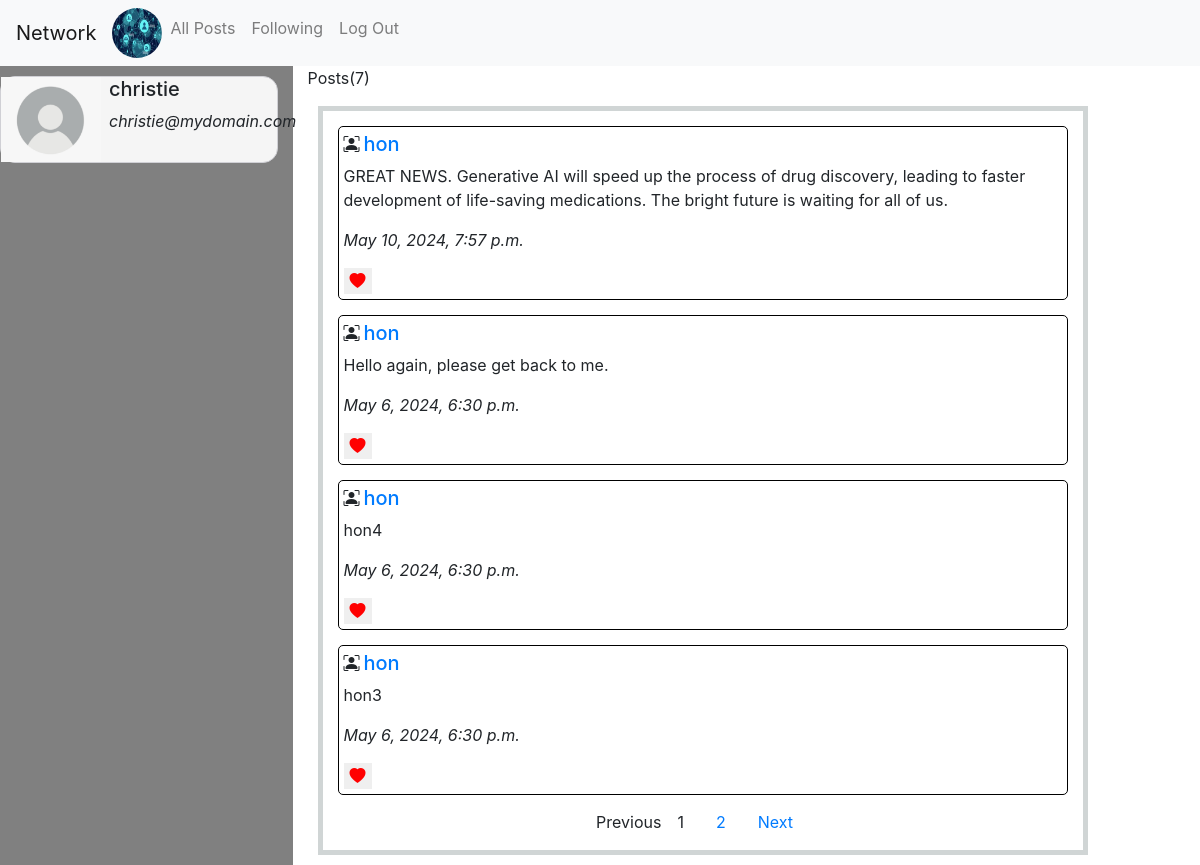
The app's page /following (signed in) with its own data.
### network/models.py (models this page shows)
class User(AbstractUser):
    pass

class Post(models.Model):
    poster=models.ForeignKey(User,on_delete=models.CASCADE,related_name="posts")
    content=models.TextField()
    timestamp=models.DateTimeField(auto_now_add=True)

### network/views.py (the view)
# urls.py: path('following',views.following,name="following"),
def following(request):
    if request.user.is_authenticated:
        all_users_i_follow = User.objects.filter(followers__follower=request.user)
        all_users_posts=[]
        all_users_posts=Post.objects.filter(poster__in=all_users_i_follow)
        post_counts=len(all_users_posts)
        all_users_posts=all_users_posts.order_by('-timestamp')
        logging.debug(f'all_users_posts::{all_users_posts}')
        paginator = Paginator(all_users_posts, 4)
        page = request.GET.get('page', 1)
        try:
            all_users_posts = paginator.page(page)
        except PageNotAnInteger:
            all_users_posts = paginator.page(1)
        except EmptyPage:
            all_users_posts = paginator.page(paginator.num_pages)
    return render(request,'network/following.html',{'posts':all_users_posts,'post_counts':post_counts})

### network/templates/network/following.html (shortened to what this page needs)
{% extends "network/layout.html" %} {%block title%}
{% load static %}llowing Page{%endblock%}
{%block body %}
<div class="following-container row">
<div class="col-3 left">
   {%if request.user.is_authenticated %}
      <div class="d-flex person">
         <img src="{% static 'network/images/person.png' %}" alt='person' width="100" height="85" />
         <div class="sub-person ml-2">
            <h5>{{request.user.username}}</h5>
            <p><i>{{request.user.email}}</i></p>
         </div>
      </div>
      {%else%}
      <p>You're not logged in.</p>
   {% endif %}
</div>
<div class="col-8">
   {%if post_counts%}
   <p>Posts({{ post_counts}})</p>
   {%endif%}
   {%if posts%}
<div class="new-post">
   {%for post in posts%}
   <div class="sub-new-post">
      <div class="d-flex">
         <i class="bi bi-person-bounding-box"></i><h5 class="mx-1"><a href="{% url 'profile' post.poster.id %}">{{post.poster.username}}</a></h5>
      </div>
      <p class="original-content">{{post.content}}</p>
      <p><i>{{post.timestamp}}</i></p>
      <div class="like">
         <button type="button" data-post-id="{{ post.id }}" class="like-btn liked" id="btnLike">
         <i class="bi bi-heart-fill heart" id="heart-icon-{{ post.id }}"></i>
       </button>
     </div>
   </div>
   {%endfor%}
   <div class="pagination-container">
      {% if posts.has_other_pages %}
        <ul class="pagination justify-content-center">
        {% if posts.has_previous %}
          <li class="mx-3"><a href="?page={{ posts.previous_page_number }}">Previous</a></li>
        {% else %}
          <li class="disabled class="mx-3""><span>Previous</span></li>
        {% endif %}
        {% for i in posts.paginator.page_range %}
          {% if posts.number == i %}
            <li class="active mx-3"><span>{{ i }} <span class="sr-only">(current)</span></span></li>
          {% else %}
            <li class="mx-3"><a href="?page={{ i }}">{{ i }}</a></li>
          {% endif %}
        {% endfor %}
        {% if posts.has_next %}
          <li class="mx-3"><a href="?page={{ posts.next_page_number }}">Next</a></li>
        {% else %}
          <li class="disabled mx-3"><span>Next</span></li>
        {% endif %}
        </ul>
     {% endif %}
        </div>
</div>
{%endif%}
</div>
</div>
{%endblock%}

### network/static/network/styles.css (style rules this page uses)
body { width: 100%; padding:0; margin: auto; box-sizing: border-box; max-width: 1300px; }

### network/static/network/index-style.css (style rules this page uses)
.new-post { border:5px solid #d0d5d5; margin:10px; }
.sub-new-post { margin:15px; border:1px solid black; padding:5px; border-radius: 5px; }
.left { background-color: grey; }
.person { border-radius:15px; border:1px solid #d0d0d5; margin-top:10px; background-color: whitesmoke; }
.sub-person { align-items: center; }
.heart { color: red; border:none; }
#btnLike { border:none; }

### records on screen
User: user.username "christie", user.email "christie@mydomain.com"
Post: poster.username "hon", content "GREAT NEWS. Generative AI will speed up the process of drug discovery, leading to faster development of life-saving medications. The bright future is waiting for all of us.", timestamp "May 10, 2024, 7:57 p.m."
Post: poster.username "hon", content "Hello again, please get back to me.", timestamp "May 6, 2024, 6:30 p.m."
Post: poster.username "hon", content "hon4", timestamp "May 6, 2024, 6:30 p.m."
Post: poster.username "hon", content "hon3", timestamp "May 6, 2024, 6:30 p.m."

### other values on screen
{{ post_counts }} "7"
{{ i }} "1"
{{ i }} "2"
